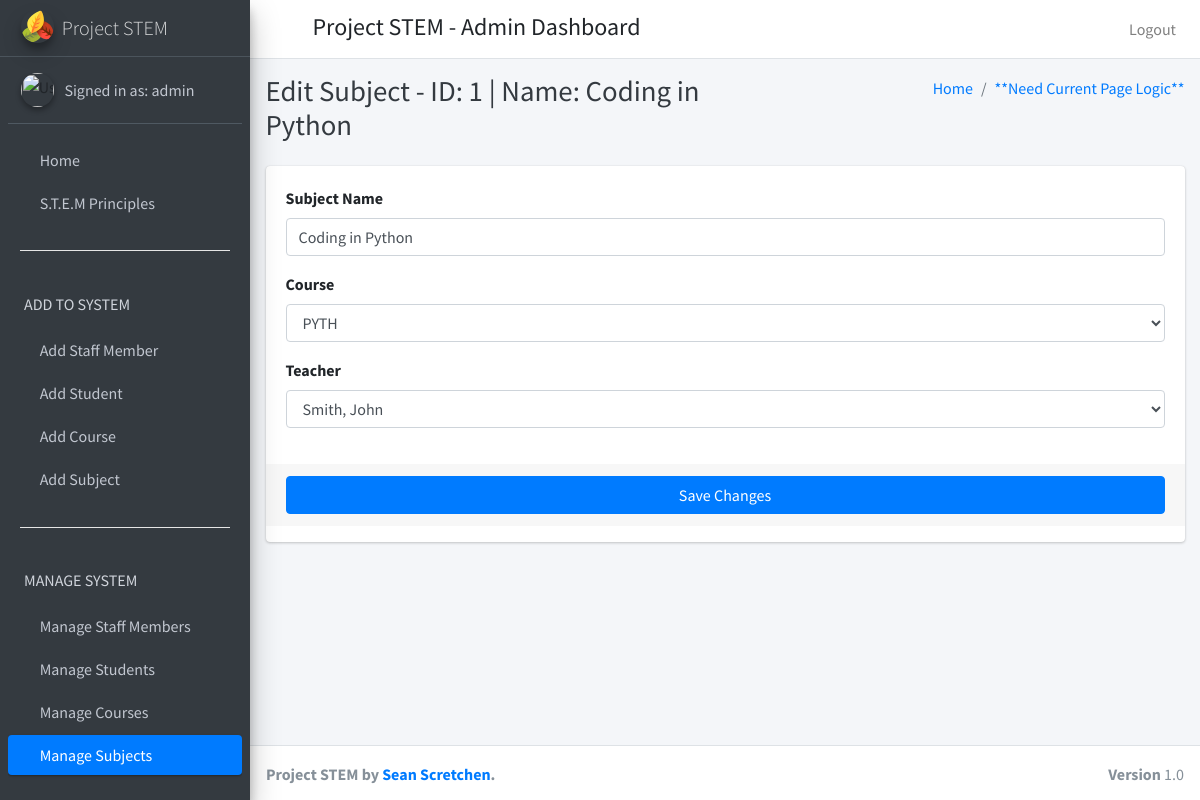
Page /edit_subject/1 (signed in) on the committed database.
### project_stem_app/models.py (models this page shows)
class CustomUser(AbstractUser):
    user_type_data = ((1, "HOD"), (2, "Staff"), (3, "Student"))
    user_type = models.CharField(default=1, choices=user_type_data, max_length=10)

class Subjects(models.Model):
    id = models.AutoField(primary_key=True)
    subject_name = models.CharField(max_length=255)
    course_id = models.ForeignKey(Courses, on_delete=models.CASCADE, default=1)
    staff_id = models.ForeignKey(CustomUser, on_delete=models.CASCADE)
    created_at = models.DateTimeField(auto_now_add=True)
    updated_at = models.DateTimeField(auto_now_add=True)
    objects = models.Manager()
    class Meta:
        verbose_name_plural = 'Subjects'

class Courses(models.Model):
    id = models.AutoField(primary_key=True)
    course_name = models.CharField(max_length=255)
    created_at = models.DateTimeField(auto_now_add=True)
    updated_at = models.DateTimeField(auto_now_add=True)
    objects = models.Manager()
    class Meta:
        verbose_name_plural = 'Courses'

### project_stem_app/admin_views.py (the view)
# urls.py: path('edit_subject/<str:subject_id>', admin_views.edit_subject, name="edit_subject"),
def edit_subject(request, subject_id):
    subject = Subjects.objects.get(id=subject_id)
    courses = Courses.objects.all()
    staff = CustomUser.objects.filter(user_type=2)
    context = {
        'subject': subject,
        'courses': courses,
        'staff': staff,
        'id': subject_id,
    }
    return render(request, 'admin_template/edit_subject.html', context)

### project_stem_app/templates/admin_template/edit_subject.html (shortened to what this page needs)
{% extends 'admin_template/admin_base.html' %}
{% load static %}
{% block page_title %}
Edit Subject - ID: {{ subject.id }} | Name: {{ subject.subject_name }}
{% endblock %}
{% block content %}
<section class="content">
  <div class="container-fluid">
    <div class="row">
      <div class="col-md-12">
        <div class="card card-primary">
          <form role="form" action="{% url 'save_subject_edits' %}" method="post">
            <div class="card-body">
              <div class="form-group">
                <label>Subject Name</label>
                <input type="text" class="form-control" name="subject_name" value="{{ subject.subject_name }}">
              </div>
              <div class="form-group">
                <label>Course</label>
                <select class="form-control" name="course">
                  {% for course in courses %}
                    <option value="{{ course.id }}"
                    {% if course.id == subject.course_id.id %} selected {% endif %}>
                    {{ course.course_name }}
                  </option>
                  {% endfor %}
                </select>
              </div>
              <div class="form-group">
                <label>Teacher</label>
                <select class="form-control" name="staff">
                  {% for staff_member in staff %}
                    <option value="{{ staff_member.id }}"
                    {% if staff_member.id == subject.staff_id.id %} selected {% endif %}>
                      {{ staff_member.last_name }}, {{ staff_member.first_name }}
                    </option>
                  {% endfor %}
                </select>
              </div>
            </div>
            <div class="card-footer">
              <button type="submit" class="btn btn-primary btn-block">Save Changes</button>
            </div>
          </form>
        </div>
      </div>
    </div>
  </div>
  {% endblock %}

### project_stem_app/templates/admin_template/sidebar.html (shortened to what this page needs)
{% load static %}
<aside class="main-sidebar sidebar-dark-primary elevation-4">
  <a href="#" class="brand-link">
    <img src="{% static 'dist/img/leaves.svg' %}" alt="Logo" class="brand-image img-circle elevation-3">
    <span class="brand-text font-weight-light">Project STEM</span>
  </a>
  <div class="sidebar">
    <div class="user-panel mt-3 pb-3 mb-3 d-flex">
      <div class="image">
        <img src="#" class="img-circle elevation-2" alt="User Image">
      </div>
      <div class="info">
        <a href="{% url 'admin_profile' %}" class="d-block">Signed in as: {{ user.username }}</a>
      </div>
    </div>
    <nav class="mt-2">
      <ul class="nav nav-pills nav-sidebar flex-column" data-widget="treeview" role="menu" data-accordion="false">
        <li class="nav-item">
          {% url 'admin_home' as admin_home %}
          <a href="{% url 'admin_home' %}"
          class="nav-link {% if request.path == admin_home %} active {% endif  %}">
          <i class="fas fa-home"></i>
          <p>
            Home
          </p>
        </a>
      </li>
      <li class="nav-item">
        <a href="#" class="nav-link">
          <i class="fas fa-atom"></i>
          <p>
            S.T.E.M Principles
          </p>
        </a>
      </li>
      <br>
      <hr style="width:90%;text-align:left;margin-top:0" color="white">
      <li class="nav-header"><h6>ADD TO SYSTEM</h6></li>
      <li class="nav-item">
        {% url 'add_staff' as add_staff %}
        <a href="{% url 'add_staff' %}"
        class="nav-link {% if request.path == add_staff %} active {% endif  %}">
        <i class="fas fa-chalkboard-teacher"></i>
        <p>
          Add Staff Member
        </p>
      </a>
    </li>
    <li class="nav-item">
      {% url 'add_student' as add_student %}
      <a href="{% url 'add_student' %}"
      class="nav-link {% if request.path == add_student %} active {% endif  %}">
      <i class="fas fa-book-reader"></i>
      <p>
        Add Student
      </p>
    </a>
  </li>
  <li class="nav-item">
    {% url 'add_course' as add_course %}
    <a href="{% url 'add_course' %}"
    class="nav-link {% if request.path == add_course %} active {% endif  %}">
    <i class="fas fa-school"></i>
    <p>
      Add Course
    </p>
  </a>
</li>
<li class="nav-item">
  {% url 'add_subject' as add_subject %}
  <a href="{% url 'add_subject' %}"
  class="nav-link {% if request.path == add_subject %} active {% endif  %}">
  <i class="fas fa-square-root-alt"></i>
  <p>
    Add Subject
  </p>
</a>
</li>
<br>
<hr style="width:90%;text-align:left;margin-top:0" color="white">
<li class="nav-header"><h6>MANAGE SYSTEM</h6></li>
<li class="nav-item">
  {% url 'manage_staff' as manage_staff %}
  {% url 'edit_staff' staff_id=id as edit_staff %}
  <a href="{% url 'manage_staff' %}"
  class="nav-link
  {% if request.path == edit_staff %} active {% endif  %}">
  <i class="fas fa-chalkboard-teacher"></i>
  <p>
    Manage Staff Members
  </p>
</a>
</li>
<li class="nav-item">
  {% url 'manage_students' as manage_students %}
  {% url 'edit_student' student_id=id as edit_student %}
  <a href="{% url 'manage_students' %}"
  class="nav-link
  {% if request.path == edit_student %} active {% endif  %}">
  <i class="fas fa-book-reader"></i>
  <p>
    Manage Students
  </p>
</a>
</li>
<li class="nav-item">
  {% url 'manage_courses' as manage_courses %}
  {% url 'edit_course' course_id=id as edit_course %}
  <a href="{% url 'manage_courses' %}"
  class="nav-link
  {% if request.path == edit_course %} active {% endif  %}">
  <i class="fas fa-school"></i>
  <p>
    Manage Courses
  </p>
</a>
</li>
<li class="nav-item">
  {% url 'manage_subjects' as manage_subjects %}
  {% url 'edit_subject' subject_id=id as edit_subject %}
  <a href="{% url 'manage_subjects'  %}"
  class="nav-link
  {% if request.path == edit_subject %} active {% endif  %}">
  <i class="fas fa-square-root-alt"></i>
  <p>
    Manage Subjects
  </p>
</a>
</li>
<li class="nav-item">
  {% url 'manage_session' as manage_session %}
  <a href="{% url 'manage_session'  %}"
  class="nav-link
  {% if request.path == manage_session %} active {% endif  %}">
  <i class="fas fa-calendar"></i>
  <p>
  </p>
</a>
</li>
<br>
<br>
<br>
<br>
</ul>
</nav>
</div>
</aside>

### rows in the picture
CustomUser: username "admin"
Subjects: id "1", subject_name "Coding in Python", course "PYTH", staff "Smith, John"
